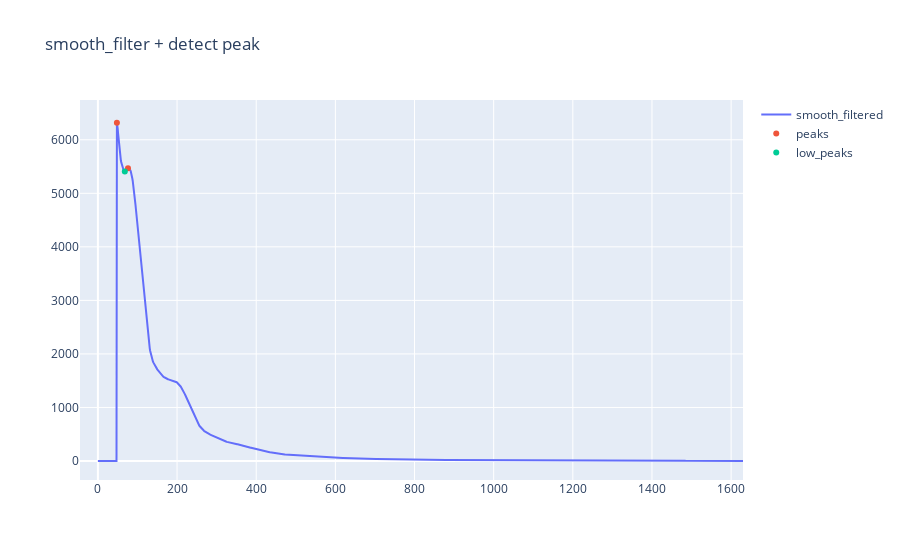

Notebook cell for this chart:
### Code cell
# smooth_filter + detect peak
x = azavg2[0:int(len(dc.azavg)*0.3)]
peaks, _ = find_peaks(x, distance=20)
low_peaks, _ = find_peaks(-x, distance=20)

rows, cols= 1,1
fig = make_subplots(rows,cols)
fig.add_trace(
    go.Scatter(x=np.arange(0,len(azavg)),y=azavg2, name="smooth_filtered")  # marker={'size':10}
)
fig.add_trace(
    go.Scatter(x=peaks,y=azavg2[peaks], name="peaks", mode="markers"),
)
fig.add_trace(
    go.Scatter(x=low_peaks, y=azavg2[low_peaks], name="low_peaks", mode="markers")  # marker={'size':10}
)
fig.update_layout(
    title_text="smooth_filter + detect peak",
    hovermode='x',
#     template="plotly_dark"
)

### Figure 1 — Plotly figure (JSON) as saved in the notebook; plotly's stock layout.template omitted (floating-point values rounded to 4 significant figures; data arrays with more than 128 entries replaced by an {"elided": "..."} marker saying what was removed)
{"data": [{"name": "smooth_filtered", "type": "scatter", "x": {"elided": "1631 int values"}, "y": {"elided": "1631 float values"}}, {"mode": "markers", "name": "peaks", "type": "scatter", "x": [48, 76], "y": [6318.0, 5466.0]}, {"mode": "markers", "name": "low_peaks", "type": "scatter", "x": [68], "y": [5409.0]}], "layout": {"hovermode": "x", "title": {"text": "smooth_filter + detect peak"}, "xaxis": {"anchor": "y", "domain": [0, 1]}, "yaxis": {"anchor": "x", "domain": [0, 1]}}}
